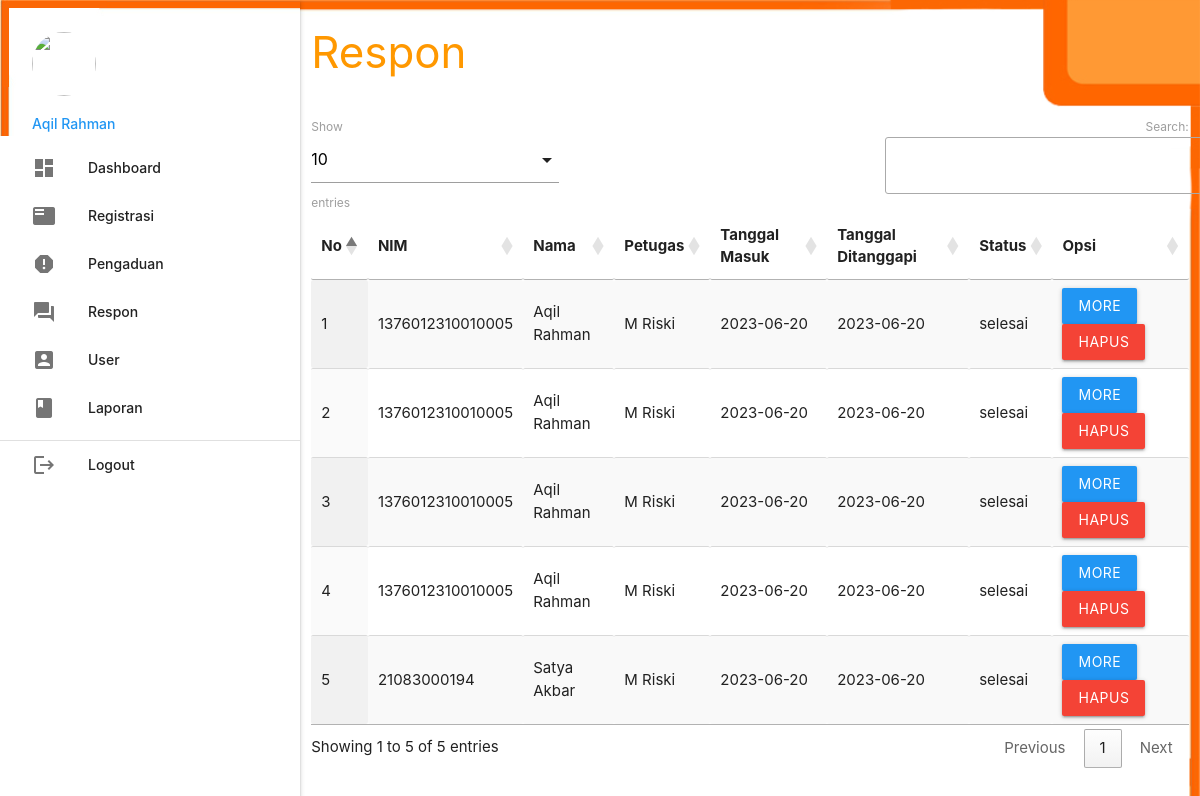
Page /admin/index.php?p=respon (signed in) on the committed database.
### tables this page shows
CREATE TABLE `pengaduan` (
  `id_pengaduan` int(5) NOT NULL,
  `tgl_pengaduan` varchar(20) NOT NULL,
  `nik` varchar(16) NOT NULL,
  `isi_laporan` text NOT NULL,
  `foto` varchar(255) NOT NULL,
  `status` enum('proses','selesai') NOT NULL
);

CREATE TABLE `mahasiswa` (
  `nim` varchar(16) NOT NULL,
  `nama` varchar(35) NOT NULL,
  `username` varchar(25) NOT NULL,
  `password` varchar(255) NOT NULL,
  `telp` varchar(13) NOT NULL
);

CREATE TABLE `petugas` (
  `id_petugas` int(5) NOT NULL,
  `nama_petugas` varchar(30) NOT NULL,
  `username` varchar(30) NOT NULL,
  `password` varchar(255) NOT NULL,
  `telp_petugas` varchar(13) NOT NULL,
  `level` enum('admin','petugas') NOT NULL
);

CREATE TABLE `tanggapan` (
  `id_tanggapan` int(5) NOT NULL,
  `id_pengaduan` int(5) NOT NULL,
  `tgl_tanggapan` varchar(20) NOT NULL,
  `tanggapan` text NOT NULL,
  `id_petugas` int(5) NOT NULL
);

### admin/respon.php (the view, shortened to what this page needs)
       <div class="row">
         <div class="col s12 m9">
           <h3 class="orange-text">Respon</h3>
         </div>
       </div>
       <table id="example" class="display responsive-table" style="width:100%">
         <thead>
             <tr>
			<th>No</th>
			<th>NIM</th>
			<th>Nama</th>
			<th>Petugas</th>
			<th>Tanggal Masuk</th>
			<th>Tanggal Ditanggapi</th>
			<th>Status</th>
			<th>Opsi</th>
             </tr>
         </thead>
         <tbody>
<?php
	$no=1;
	$query = mysqli_query($koneksi,"SELECT * FROM pengaduan INNER JOIN mahasiswa ON pengaduan.nik=mahasiswa.nim INNER JOIN tanggapan ON pengaduan.id_pengaduan=tanggapan.id_pengaduan INNER JOIN petugas ON tanggapan.id_petugas=petugas.id_petugas ORDER BY tanggapan.id_pengaduan DESC");
	while ($r=mysqli_fetch_assoc($query)) { ?>
	<tr>
		<td><?php echo $no++; ?></td>
		<td><?php echo $r['nim']; ?></td>
		<td><?php echo $r['nama']; ?></td>
		<td><?php echo $r['nama_petugas']; ?></td>
		<td><?php echo $r['tgl_pengaduan']; ?></td>
		<td><?php echo $r['tgl_tanggapan']; ?></td>
		<td><?php echo $r['status']; ?></td>
		<td><a class="btn blue modal-trigger" href="#more?id_tanggapan=<?php echo $r['id_tanggapan'] ?>">More</a> <a class="btn red" onclick="return confirm('Anda Yakin Ingin Menghapus Y/N')" href="index.php?p=tanggapan_hapus&id_tanggapan=<?php echo $r['id_tanggapan'] ?>">Hapus</a></td>
	</tr>
           <?php  }
            ?>
         </tbody>
       </table>

### rows in the picture
pengaduan: mahasiswa.nim "1376012310010005", mahasiswa.nama "Aqil Rahman", petugas.nama_petugas "M Riski", tgl_pengaduan "2023-06-20", tanggapan.tgl_tanggapan "2023-06-20", status "selesai"
pengaduan: mahasiswa.nim "1376012310010005", mahasiswa.nama "Aqil Rahman", petugas.nama_petugas "M Riski", tgl_pengaduan "2023-06-20", tanggapan.tgl_tanggapan "2023-06-20", status "selesai"
pengaduan: mahasiswa.nim "1376012310010005", mahasiswa.nama "Aqil Rahman", petugas.nama_petugas "M Riski", tgl_pengaduan "2023-06-20", tanggapan.tgl_tanggapan "2023-06-20", status "selesai"
pengaduan: mahasiswa.nim "1376012310010005", mahasiswa.nama "Aqil Rahman", petugas.nama_petugas "M Riski", tgl_pengaduan "2023-06-20", tanggapan.tgl_tanggapan "2023-06-20", status "selesai"
pengaduan: mahasiswa.nim "21083000194", mahasiswa.nama "Satya Akbar", petugas.nama_petugas "M Riski", tgl_pengaduan "2023-06-20", tanggapan.tgl_tanggapan "2023-06-20", status "selesai"

### other values in the picture
$_SESSION['data']['nama_petugas'] "Aqil Rahman"
